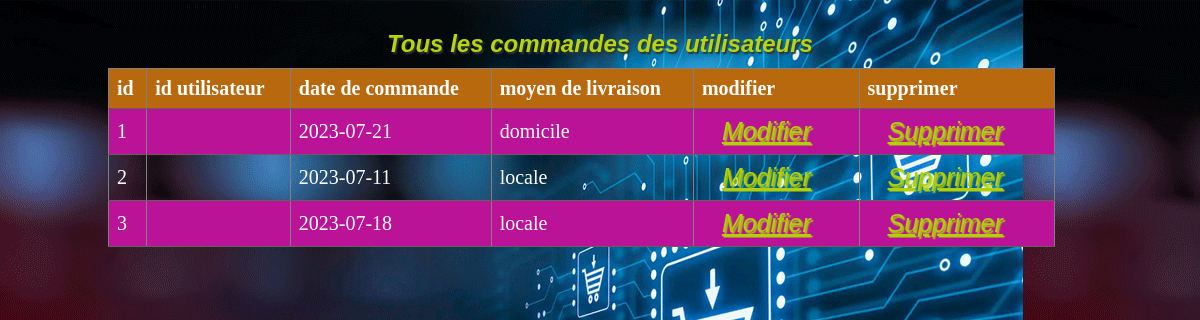
Before: /commandes/affichage.php with the older database file.
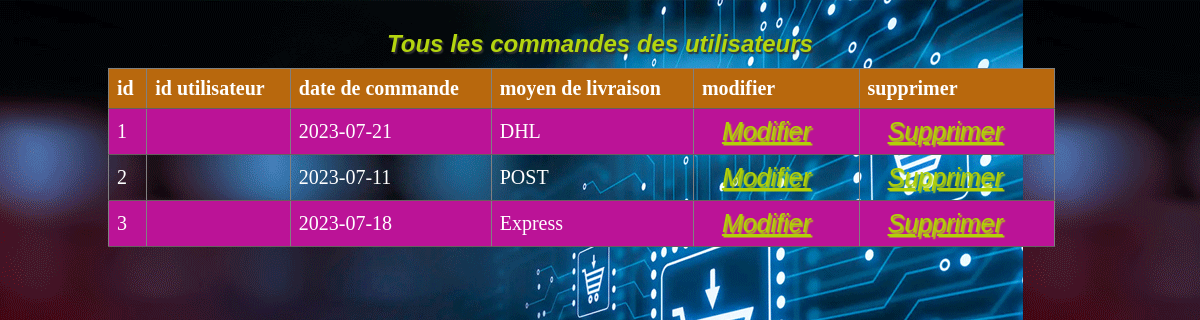
After: the same page with the newer database file.
### tables this page shows
CREATE TABLE IF NOT EXISTS `commandes` (
  `id_commande` int(11) NOT NULL AUTO_INCREMENT,
  `id_client` int(11) DEFAULT NULL,
  `date_commande` date DEFAULT NULL,
  `moyen_livraison` varchar(205) DEFAULT NULL,
  PRIMARY KEY (`id_commande`),
  KEY `id_utilisateur` (`id_client`)
);

### commandes/affichage.php (the view, shortened to what this page needs)
<?php
include("../connexion.php");
$sql = "SELECT * FROM commandes";
$result = $conn->query($sql);
if ($result->num_rows > 0) {
    echo"<h2>Tous les commandes des utilisateurs </h2>";
    echo "<table border=1>";
    echo "<tr><th>id</th><th>id utilisateur</th><th>date de commande</th><th>moyen de livraison</th><th>modifier</th><th>supprimer</th></tr>";
    while ($row = $result->fetch_assoc()) {
        echo "<tr>";
        echo "<td>" . $row['id_commande'] . "</td>";
        echo "<td>" . $row['id_utilisateur'] . "</td>";
        echo "<td>" . $row['date_commande'] . "</td>";
        echo "<td>" . $row['moyen_livraison'] . "</td>";
        echo "<td><a href='modifier.php?id_commande=".$row['id_commande']."'>Modifier</a></td>";
        echo "<td><a href='supprimer.php?id_commande=".$row['id_commande']."'>Supprimer</a></td>";
        echo "</tr>";
    }
    echo "</table>";
}
 else {
         echo "Aucun produits a enregistré dans votre données.";
       }
?>
<!DOCTYPE html>
<html lang="en">
<head>
    <link rel="stylesheet" href="../home.css" class="css">
</head>
<body>
</body>
</html>

### home.css (style rules this page uses)
body { background:url("image.webp"); }
h1,h2 { text-align: center; margin-bottom: 20px; font-family: Arial, Helvetica, sans-serif; text-shadow: 1.5px 1.5px 1.5px #333333; color:rgb(180, 213, 15); font-style: italic; font-weight: 700; margin-top: 30px; }
a { color:#b2d008; font-family: Arial, Helvetica, sans-serif; text-shadow: 1.5px 1.5px 1.5px #b2d008; padding: 10px 20px; border-radius: 25px; font-style: italic; font-size: 25px; }
h2 { margin-bottom: 10px; }
table { width: 80%; border-collapse: collapse; margin-top:5px; margin-left: 100px; }
th, td { padding: 8px; text-align: left; border-bottom: 1px solid #675e5e; font-size: 20px; font-family: "Harlow Solid Helvetica", serif; color:white; }
th { background-color: #b8680d; }
tr:nth-child(even) { background-color: #bb1397; }

Changed rows visible on the page:
changed commandes id 1: moyen_livraison "domicile" → "DHL"
changed commandes id 2: moyen_livraison "locale" → "POST"
changed commandes id 3: moyen_livraison "locale" → "Express"
